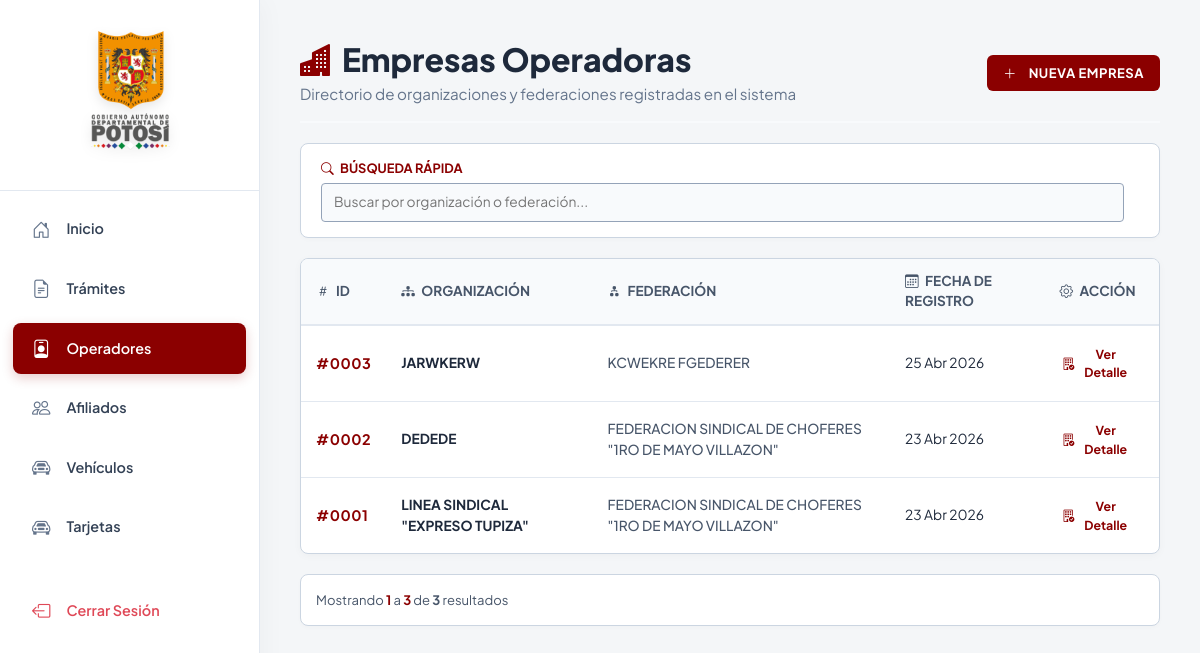
The page /operadores/ (signed in) on the database as committed earlier.
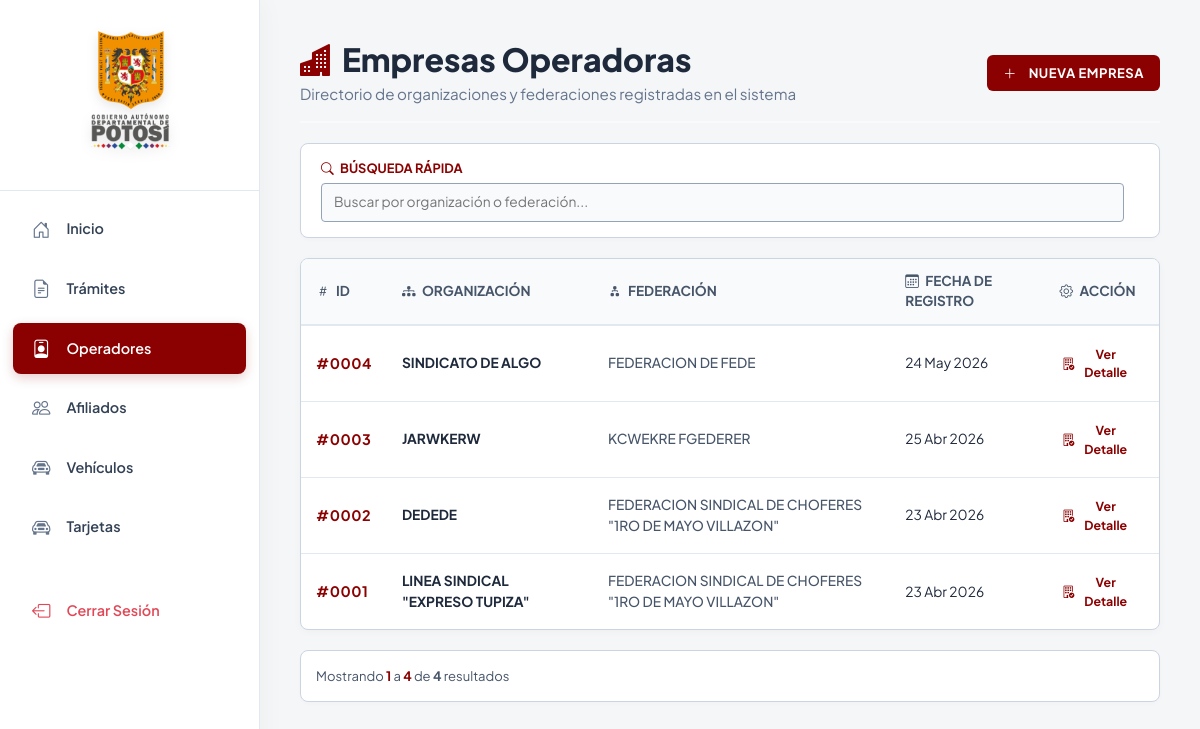
The same page on the database as committed later.
### apps/operador/models.py (models this page shows, shortened)
class Operador(models.Model):
    organizacion = models.ForeignKey(
        'Organizacion',
        on_delete=models.PROTECT,
        related_name='operador_organizacion'
    )
    federacion = models.ForeignKey(
        'Federacion',
        on_delete=models.PROTECT,
        related_name='operador_federacion'
    )
    fecha_registro = models.DateTimeField(auto_now_add=True)

class Organizacion(models.Model):
    nombre = models.CharField(max_length=500)
    fecha_registro = models.DateTimeField(auto_now_add=True)
    def __str__(self):
        return self.nombre

class Federacion(models.Model):
    nombre = models.CharField(max_length=500)
    fecha_registro = models.DateTimeField(auto_now_add=True)
    def __str__(self):
        return self.nombre

### apps/operador/views.py (the view, shortened to what this page needs)
# urls.py: path('operadores/', views.lista_operadores, name='lista_operadores'),
@login_required
@user_passes_test(es_admin, login_url='/', redirect_field_name=None)
def lista_operadores(request: HttpRequest) -> HttpResponse:
    q = request.GET.get('q', '').strip()
    try:
        operadores_list = Operador.objects.select_related('organizacion', 'federacion').all().order_by('-fecha_registro')
        if q:
            filtros = Q(organizacion__nombre__icontains=q) | Q(federacion__nombre__icontains=q)
            operadores_list = operadores_list.filter(filtros)
        paginator = Paginator(operadores_list, 10)
        page_number = request.GET.get('page')
        operadores = paginator.get_page(page_number)
    except DatabaseError as e:
        logger.error(f"Error de base de datos en lista_operadores: {e}")
        messages.error(request, "Ocurrió un error al cargar la lista de operadores.")
        operadores = []
    form_operador = NuevoOperadorForm()
    form_organizacion = OrganizacionForm()
    form_federacion = FederacionForm()
    contexto = {
        'operadores': operadores,
        'q': q,
        'form_operador': form_operador,
        'form_organizacion': form_organizacion,
        'form_federacion': form_federacion,
    }
    if request.headers.get('x-requested-with') == 'XMLHttpRequest':
        return render(request, 'operador/parcial_tabla.html', contexto)
    return render(request, 'operador/lista.html', contexto)

### apps/operador/forms.py
class NuevoOperadorForm(BootstrapFormMixin, forms.ModelForm):
    class Meta:
        model = Operador
        fields = ['organizacion', 'federacion']
        labels = {
            'organizacion': 'Organización a la que pertenece',
            'federacion': 'Federación asociada',
        }

class OrganizacionForm(BootstrapFormMixin, forms.ModelForm):
    class Meta:
        model = Organizacion
        fields = ['nombre']
        labels = {
            'nombre': 'Nombre de la Organización',
        }
        widgets = {
            'nombre': forms.TextInput(
                attrs={'placeholder': 'Ej. Sindicato 1ro de Mayo, Cooperativa San Cristóbal...'}
            ),
        }

### apps/usuario/permisos.py (called while the page is built)
def es_admin(user):
    return user.is_authenticated and user.rol in ['sa', 'a']

### templates/operador/lista.html (shortened to what this page needs)
{% extends 'base.html' %}
{% block content %}
<div>
    <div class="header-pagina">
        <div>
            <h2 class="titulo-principal">
                <i class="bi bi-buildings-fill" style="color: var(--color-principal);" aria-hidden="true"></i> Empresas Operadoras
            </h2>
            <p class="subtitulo-principal">Directorio de organizaciones y federaciones registradas en el sistema</p>
        </div>
        {% if user.rol == 'a' or user.rol == 'sa' %}
            <button type="button" class="btn-custom btn-principal" onclick="document.getElementById('modalOperador').showModal()">
                <i class="bi bi-plus-lg me-1" aria-hidden="true"></i> Nueva Empresa
            </button>
        {% endif %}
    </div>
    <div class="panel-filtros">
        <form id="searchForm" class="flex-filtros" onsubmit="event.preventDefault();">
            <div class="form-group form-group-busqueda">
                <label for="q"><i class="bi bi-search me-1" aria-hidden="true"></i> Búsqueda Rápida</label>
                <input type="text" id="q" name="q" value="{{ q }}" placeholder="Buscar por organización o federación..." autocomplete="off">
            </div>
        </form>
    </div>
    <div id="resultados-tabla" aria-live="polite">
        {% include 'operador/parcial_tabla.html' %}
    </div>
</div>
{% endblock %}

### templates/operador/parcial_tabla.html (shortened to what this page needs)
<div class="tabla-contenedor">
    <table class="tabla-moderna" aria-label="Lista de operadores">
        <thead>
            <tr>
                <th scope="col"><i class="bi bi-hash me-1" aria-hidden="true"></i> ID</th>
                <th scope="col"><i class="bi bi-diagram-3-fill me-1" aria-hidden="true"></i> Organización</th>
                <th scope="col"><i class="bi bi-diagram-2-fill me-1" aria-hidden="true"></i> Federación</th>
                <th scope="col"><i class="bi bi-calendar3 me-1" aria-hidden="true"></i> Fecha de Registro</th>
                <th scope="col" style="text-align: center;"><i class="bi bi-gear me-1" aria-hidden="true"></i> Acción</th>
            </tr>
        </thead>
        <tbody>
            {% for operador in operadores %}
            <tr>
                <td>
                    <strong style="color: var(--color-principal); font-size: 1.05em; letter-spacing: 0.5px;">
                        #{{ operador.id|stringformat:"04d" }}
                    </strong>
                </td>
                <td style="font-weight: 700; color: var(--color-texto);">
                    {{ operador.organizacion.nombre|upper }}
                </td>
                <td style="color: #475569; font-weight: 500;">
                    {{ operador.federacion.nombre|upper }}
                </td>
                <td>
                    {{ operador.fecha_registro|date:"d M Y" }}
                </td>
                <td style="text-align: center;">
                    <a href="{% url 'operador:detalle_operador' operador.id %}" class="link-custom" aria-label="Ver detalle del operador {{ operador.organizacion.nombre }}">
                        <i class="bi bi-building-check" aria-hidden="true"></i> Ver Detalle
                    </a>
                </td>
            </tr>
            {% empty %}
            <tr>
                <td colspan="5" style="text-align: center; padding: 40px; color: #94a3b8;">
                    <i class="bi bi-buildings fs-2 d-block mb-2" aria-hidden="true"></i> No se encontraron operadores con los criterios de búsqueda.
                </td>
            </tr>
            {% endfor %}
        </tbody>
    </table>
</div>
<div class="paginacion-container">
    <div aria-live="polite">
        Mostrando <strong style="color: var(--color-principal);">{{ operadores.start_index|default:"0" }}</strong> a <strong style="color: var(--color-principal);">{{ operadores.end_index|default:"0" }}</strong> de <strong>{{ operadores.paginator.count|default:"0" }}</strong> resultados
    </div>
</div>

Rows that differ between the two databases and show on the page:
added Operador: id "0004", organizacion.nombre "SINDICATO DE ALGO", federacion.nombre "FEDERACION DE FEDE", fecha_registro "24 May 2026"
Other text that changed with them:
{{ operadores.end_index|default:"0" }}: "3" → "4"
{{ operadores.paginator.count|default:"0" }}: "3" → "4"
